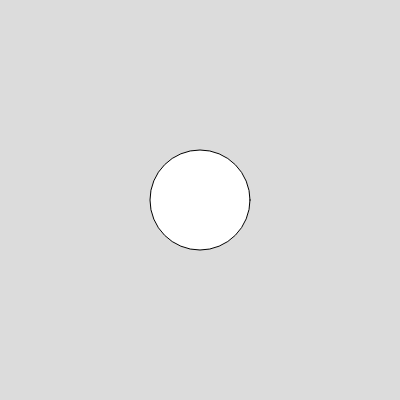
Frame 1 (no input)
Frame 60 (no input): identical to frame 1, image omitted
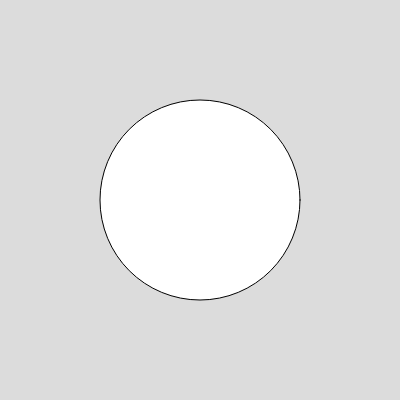
Frame 120 (the mouse pressed at the canvas centre since frame 60)

The p5.js sketch that drew these frames (run headless with seeded random() and noise() and a simulated clock; from frame 60 on, the mouse is pressed at the canvas centre):

// p5.js sketch
// ── sketch.js
function setup() {
  createCanvas(400, 400);
}

function draw() {
  background(220);

  let x = width / 2;
  let y = height / 2;
  let w = map(mouseX, 0, width, 100, 300);
  let h = map(mouseY, 0, height, 100, 300);

  ellipse(x, y, w, h);
}
